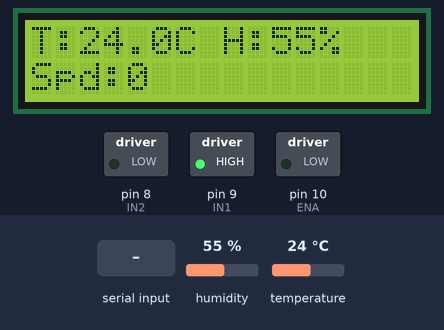
Bench run of a sketch on a simulated Arduino Uno, built with avr-gcc and run on an emulated ATmega328P. Shown: 16×2 character LCD, switched loads named in the sketch (green lamp = pin HIGH). The inputs (shaded band) are chosen by the test bench; at power-on: temperature 24 °C, humidity 55 %. What the sketch prints to the serial monitor is not drawn.

Above: at 3.2 s.
3.3 s: temperature set to 39 °C
At 5.2 s:
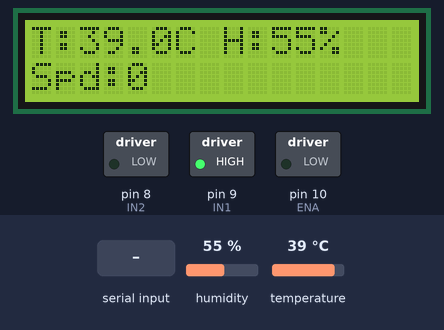
5.7 s: temperature set to 42 °C
At 7.5 s:
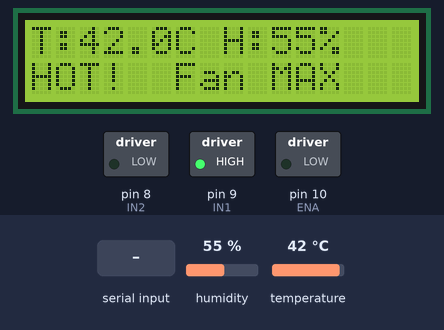
7.8 s: "90,45\n" received over Serial
At 8.2 s:
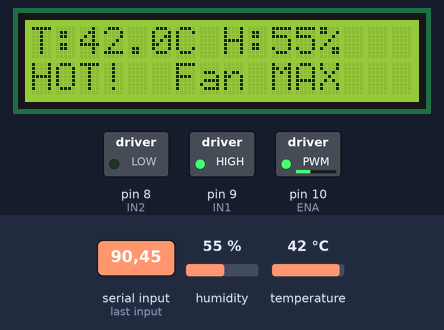
9.3 s: "30,150\n" received over Serial
At 10.5 s:
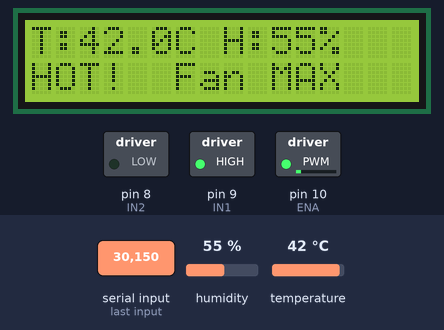
10.8 s: "200\n" received over Serial
At 12.0 s:
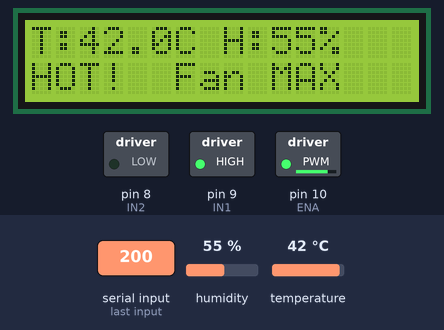
12.3 s: temperature set to 12 °C
At 13.6 s:
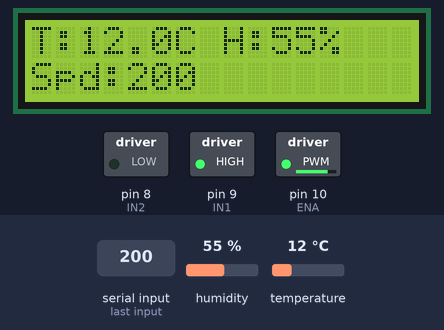
Timing chart, 0 to 15.2 s (numbered marks = the images above; inputs shaded):
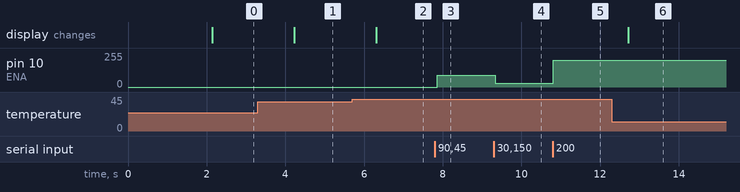

The sketch:

fan_controller.ino
```cpp
#include <DHT.h>
#include <LiquidCrystal_I2C.h>
#include <Wire.h>

#define DHTPIN A3
#define DHTTYPE DHT11
#define IN1 9
#define IN2 8
#define ENA 10

DHT dht(DHTPIN, DHTTYPE);
LiquidCrystal_I2C lcd(0x27, 16, 2);

float temp;
float hum;
int motorSpeed = 0;
int lastSpeed = -1;
String inputStr = "";

void setup() {
  Serial.begin(9600);
  pinMode(IN1, OUTPUT);
  pinMode(IN2, OUTPUT);
  pinMode(ENA, OUTPUT);
  digitalWrite(IN1, HIGH);
  digitalWrite(IN2, LOW);
  analogWrite(ENA, 0);
  dht.begin();
  lcd.init();
  lcd.backlight();
  lcd.setCursor(0, 0);
  lcd.print("Gesture Fan Ctrl");
  delay(2000);
  lcd.clear();
}

void loop() {
  while (Serial.available()) {
    char c = Serial.read();
    if (c == '\n') {
      motorSpeed = constrain(inputStr.toInt(), 0, 255);
      inputStr = "";
    } else {
      inputStr += c;
    }
  }

  if (motorSpeed != lastSpeed) {
    analogWrite(ENA, motorSpeed);
    lastSpeed = motorSpeed;
  }

  temp = dht.readTemperature();
  hum = dht.readHumidity();

  if (!isnan(temp)) Serial.println(temp);

  if (!isnan(temp) && !isnan(hum)) {
    lcd.setCursor(0, 0);
    lcd.print("T:");
    lcd.print(temp, 1);
    lcd.print("C H:");
    lcd.print((int)hum);
    lcd.print("%   ");

    lcd.setCursor(0, 1);
    if (temp < 0) lcd.print("COLD! Fan OFF   ");
    else if (temp > 40) lcd.print("HOT!  Fan MAX   ");
    else {
      lcd.print("Spd:");
      lcd.print(motorSpeed);
      lcd.print("        ");
    }
  } else {
    lcd.setCursor(0, 0);
    lcd.print("Sensor Error!   ");
    lcd.setCursor(0, 1);
    lcd.print("                ");
  }
  delay(100);
}
```

Measured:
- the behaviour switches between 40 and 41 °C on temperature (found by bisection; images 1 and 2)
- after the input at 3.3 s, the display: changes after 0.92 s (image 1)
- after the input at 5.7 s, the display: changes after 0.62 s (image 2)
- after the input at 7.8 s, pin 10 (ENA): 0/255 → 90/255 after 0.07 s
- after the input at 9.3 s, pin 10 (ENA): 90/255 → 30/255 at once
- after the input at 10.8 s, pin 10 (ENA): 30/255 → 200/255 at once
- after the input at 12.3 s, the display: changes after 0.41 s (image 6)
